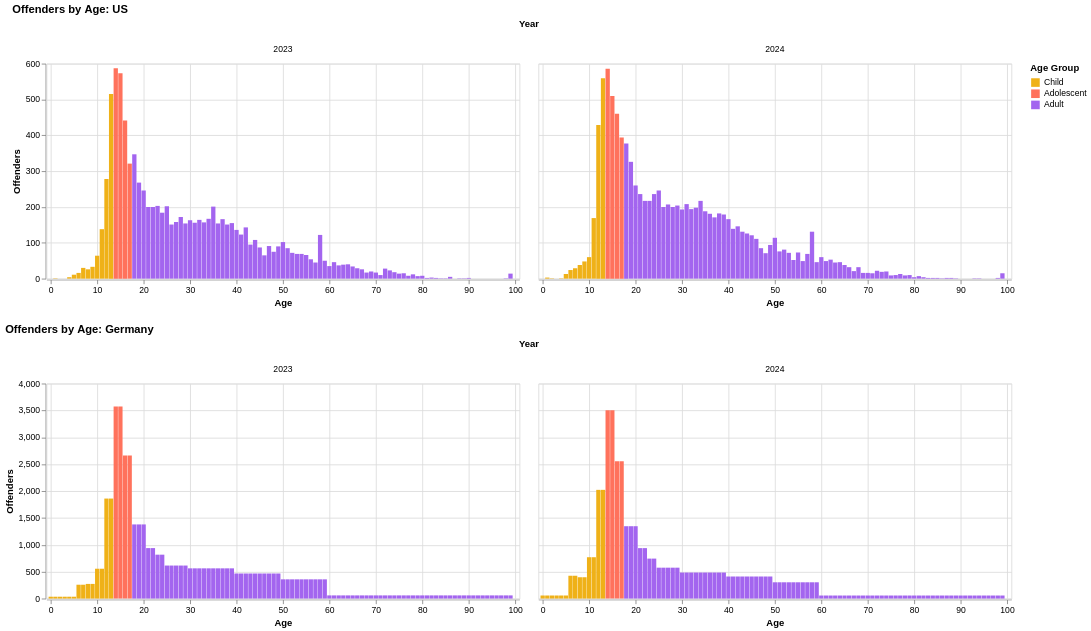

Notebook cell for this chart:
### Code cell
h1("Overview")

configure()
us = load_all()
display(us.caseload_table())
display(us.severity_table())
display(us.completion_table())

de = bka.ingest()
# print(de.filter(pl.col("id").is_in(["143210", "143220", "143510", "143520"]).and_(pl.col("sex").eq("X"))).group_by("data_year").agg(pl.col("total").sum()))
# print(de.filter(pl.col("id").is_in(["143230", "143530"]).and_(pl.col("sex").eq("X"))).group_by("data_year").agg(pl.col("total").sum()))

offenders = us.offender_demographics().age_distribution()
suspects = bka.age_distribution(de)

fig = alt.vconcat(
    plot_age_distribution(offenders, "Offenders", "US"),
    plot_age_distribution(suspects, "Offenders", "Germany"),
).resolve_scale(x="shared")

fig.save("../figure/age-distributions.svg")
fig

### Figure 1 — Vega-Lite specification as saved in the notebook (floating-point values rounded to 4 significant figures; data arrays with more than 128 entries replaced by an {"elided": "..."} marker saying what was removed)
{"config": {"view": {"continuousWidth": 300, "continuousHeight": 300}}, "vconcat": [{"data": {"name": "data-108c80777b978671e6fc663fe274e1ee"}, "mark": {"type": "bar"}, "encoding": {"color": {"field": "age_group", "scale": {"domain": ["Child", "Adolescent", "Adult"], "range": ["#efb118", "#ff725c", "#a365ef"]}, "title": "Age Group", "type": "nominal"}, "column": {"field": "data_year", "title": "Year", "type": "nominal"}, "x": {"field": "age", "scale": {"domain": [0, 100]}, "title": "Age", "type": "quantitative"}, "y": {"aggregate": "sum", "field": "count", "stack": null, "title": "Offenders", "type": "quantitative"}}, "height": 250, "title": "Offenders by Age: US", "width": 550}, {"data": {"name": "data-4434b2b53d978b1b9e98b6d82398b9c9"}, "mark": {"type": "bar"}, "encoding": {"color": {"field": "age_group", "scale": {"domain": ["Child", "Adolescent", "Adult"], "range": ["#efb118", "#ff725c", "#a365ef"]}, "title": "Age Group", "type": "nominal"}, "column": {"field": "data_year", "title": "Year", "type": "nominal"}, "x": {"field": "age", "scale": {"domain": [0, 100]}, "title": "Age", "type": "quantitative"}, "y": {"aggregate": "sum", "field": "count", "stack": null, "title": "Offenders", "type": "quantitative"}}, "height": 250, "title": "Offenders by Age: Germany", "width": 550}], "resolve": {"scale": {"x": "shared"}}, "$schema": "https://vega.github.io/schema/vega-lite/v5.20.1.json", "datasets": {"data-108c80777b978671e6fc663fe274e1ee": {"elided": "183 records"}, "data-4434b2b53d978b1b9e98b6d82398b9c9": {"elided": "200 records"}}}
